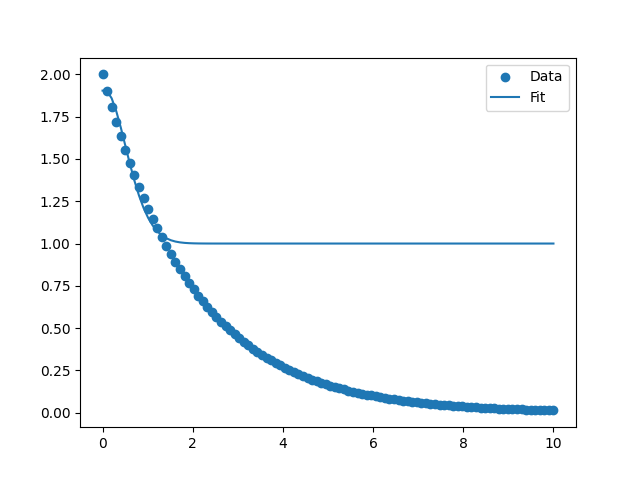

This chart was generated by the following Python code:
import numpy as np
from scipy.optimize import curve_fit
import matplotlib.pyplot as plt

# Generate some example data
x_data = np.linspace(0, 10, 100)
y_data = 2 * np.exp(-0.5 * x_data) 

# Transform the data using the natural logarithm
y_data_transformed = np.log(y_data)
print(y_data_transformed)

# Define the Gaussian function to fit
def gaussian(x, a, b, c):
    return a * np.exp(-(x - b)**2 / (2 * c**2))

# Perform the curve fit on the transformed data
popt, pcov = curve_fit(gaussian, x_data, y_data_transformed, p0=[1, 0, 1])

# Generate the fitted curve over the full range of data
y_fit_all = np.exp(gaussian(x_data, *popt))

# Plot the data and fitted curve
plt.scatter(x_data, y_data, label='Data')
plt.plot(x_data, y_fit_all, label='Fit')
plt.legend()
plt.show()
plt.savefig("test.png")
